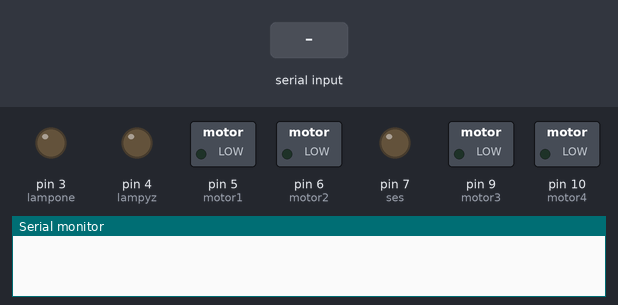
The sketch below on a simulated Arduino Uno, built with avr-gcc and run on an emulated ATmega328P. Shown: switched loads named in the sketch (green lamp = pin HIGH), output pins drawn as LEDs (lit = HIGH), the last lines printed to the serial monitor. The inputs (shaded band) are chosen by the test bench.

Above: at 1.2 s.
1.3 s: "W" received over the second serial link
At 2.4 s:
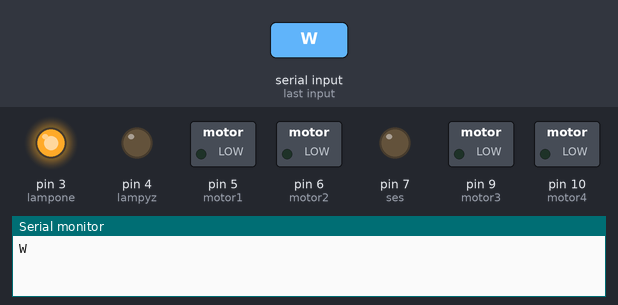
2.8 s: "U" received over the second serial link
At 3.9 s:
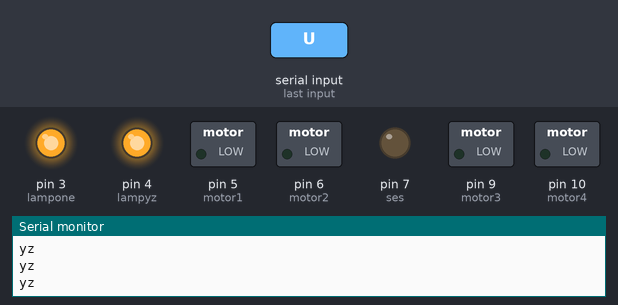
4.8 s: "V" received over the second serial link
At 5.6 s:
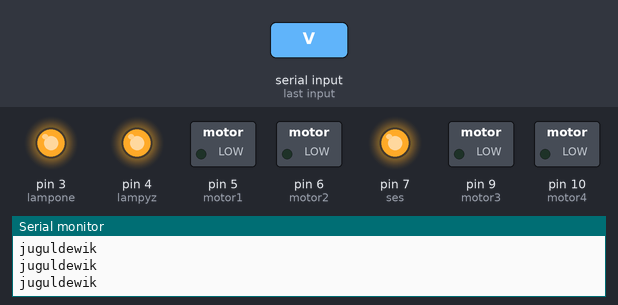
Timing chart, 0 to 7.8 s (numbered marks = the images above; inputs shaded):
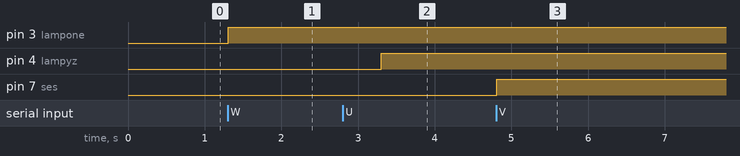

Measured:
- after the input at 1.3 s, pin 3 (lampone): LOW → HIGH at once
- after the input at 2.8 s, pin 4 (lampyz): LOW → HIGH after 0.50 s
- after the input at 4.8 s, pin 7 (ses): LOW → HIGH at once

The sketch:

Bluetooth_car_v3.ino
```cpp
#include <SoftwareSerial.h>
SoftwareSerial portOne(11, 12);
char inByte = 0;

int motor1 = 5;
int motor2 = 6;
int motor3 = 9;
int motor4 = 10;
int lampone = 3;
int lampyz = 4;
int ses = 7;

void setup() {
  Serial.begin(9600);
  while (!Serial) {
  }
  portOne.begin(9600);
  pinMode(motor1, OUTPUT);
  pinMode(motor2, OUTPUT);
  pinMode(motor3, OUTPUT);
  pinMode(motor4, OUTPUT);
  pinMode(lampone, OUTPUT);
  pinMode(lampyz, OUTPUT);
  pinMode(ses, OUTPUT);
}

void loop() {
  portOne.listen();
  while (portOne.available() > 0) {
    inByte = portOne.read();
    Serial.write(inByte);
  }
  Serial.println();
  if (inByte == 'W')
  {
    digitalWrite(lampone, HIGH);
    delay(1000);

  }

  else if (inByte == 'U')
  {
    digitalWrite(lampyz, HIGH);
    Serial.println("yz");
  }

  else if (inByte == 'V')
  {
    digitalWrite(ses, HIGH);
    Serial.println("juguldewik");
  }
}
```
